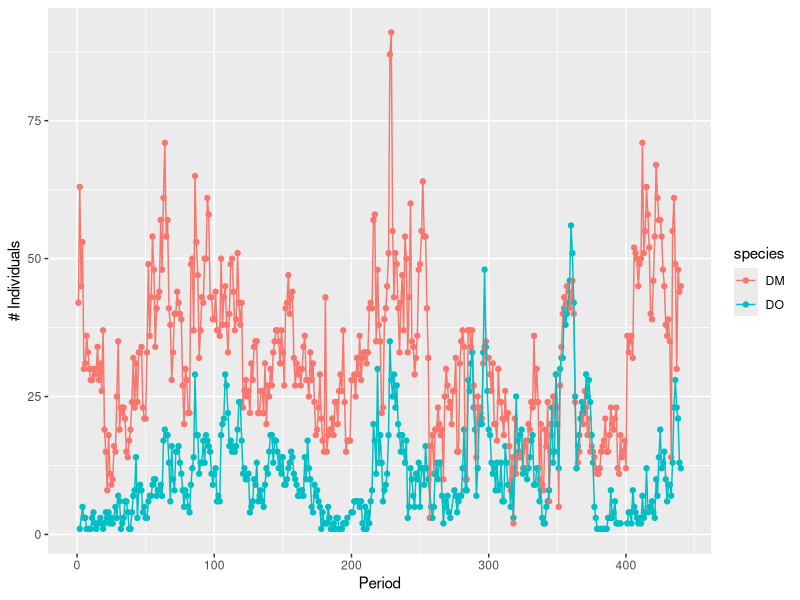
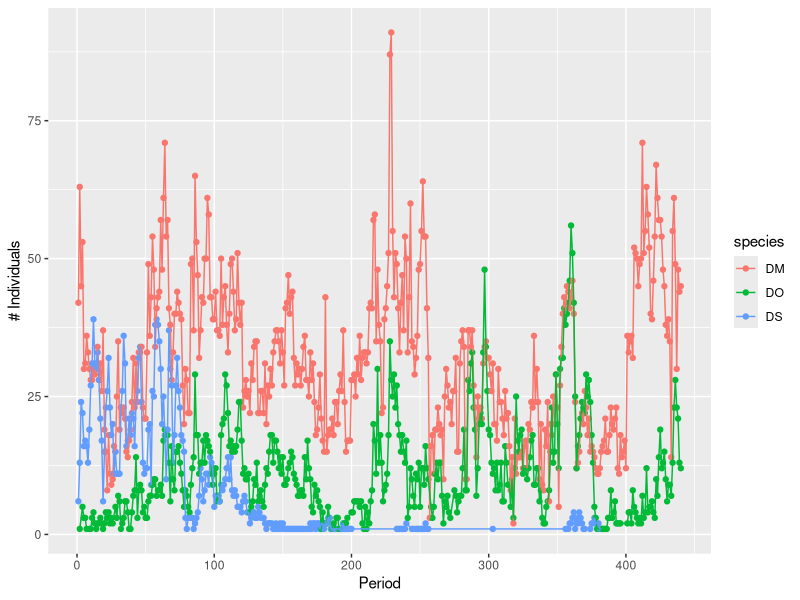
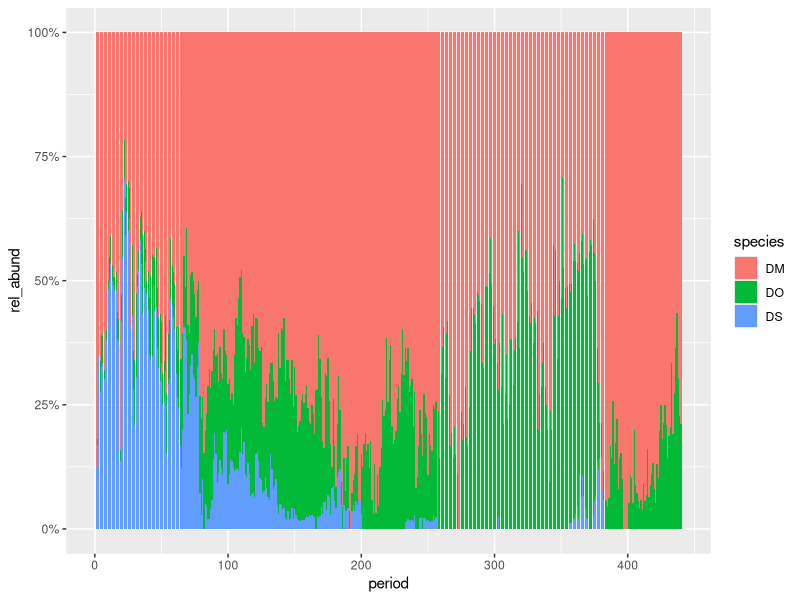
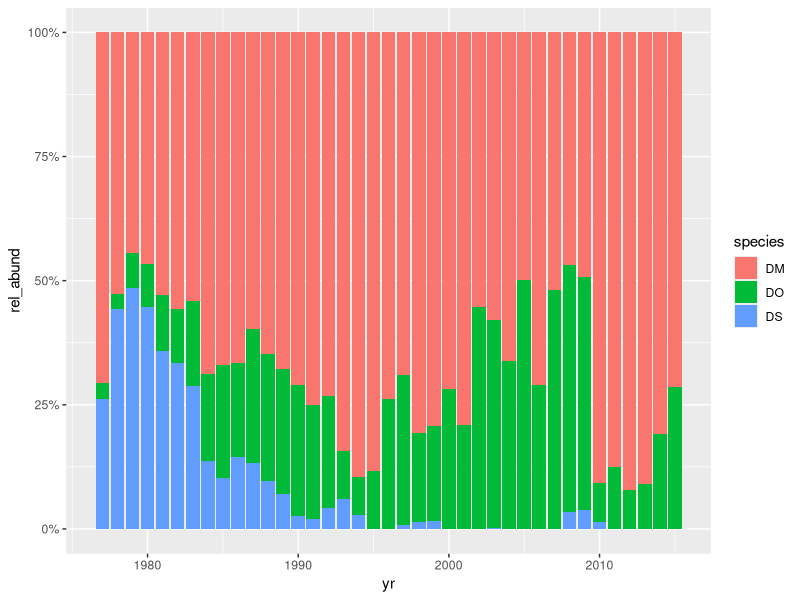

The R source for these figures, in order: (Note: this script raises an error after producing the figures.)
# Creator: Ellen Bledsoe
# This code is for exploring kangaroo rat capture data for the Portal project

# load packages
library(dplyr)
library(ggplot2)
library(scales)

# load data
surveys <- read.csv("data/surveys.csv", header = TRUE)

###
# Krat counts by period
###

# get counts of DM and DO by period
DM_DO_count <- select(surveys, period, species) %>% 
               filter(species == 'DM' | species == 'DO', period > 0) %>% 
               group_by(period, species) %>% 
               summarise(count = n())

# plot DM and DO counts by period
ggplot(DM_DO_count, aes(x = period, y = count)) + 
  geom_point(aes(color = species)) +
  geom_line(aes(color = species)) +
  xlab("Period") +
  ylab("# Individuals")

# save plot output as png
dev.copy(png, 'DM_DO_counts_period.png')
dev.off()

# get counts of DM, DO, and DS by period
Dipo_count_period <- select(surveys, period, species) %>% 
                     filter(species == 'DM' | species == 'DO' | species == 'DS', period > 0) %>% 
                     group_by(period, species) %>% 
                     summarise(count = n())

# plot DM, DO, and DS by period
ggplot(Dipo_count_period, aes(x = period, y = count)) + 
  geom_point(aes(color = species)) +
  geom_line(aes(color = species)) +
  xlab("Period") +
  ylab("# Individuals")

# save plot output as png
dev.copy(png, 'dipo_count_by_period.png')
dev.off()

###
# Relative abundance of Krats
###

# relative abundance of dipos by period
total_dipo_period <- Dipo_count_period %>% 
                     group_by(period) %>% 
                     summarise(total_dipo_period = sum(count))
rel_ab_period <- merge(Dipo_count_period, total_dipo_period, by = "period", all = TRUE)
relative_abundance_per <- rel_ab_period %>% 
                      mutate(rel_abund = count/total_dipo_period)

# plot relative abundance of all dipos per period
ggplot(relative_abundance_per, aes(x = period, y = rel_abund, fill = species)) +
  geom_bar(postition = 'fill', stat = "identity", bin_width = 6, colour = NA) +
  scale_y_continuous(labels = percent_format())

# save plot output as png
dev.copy(png, 'rel_abund_dipos_period.png')
dev.off()

# relative abundance of dipos by year
Dipo_count_year <- select(surveys, yr, period, species) %>% 
                   filter(species == 'DM' | species == 'DO' | species == 'DS', period > 0) %>% 
                      # need to keep period > 0 in because some trapping done outside normal periods
                      # marked by negative period entries
                   group_by(yr, species) %>% 
                   summarise(count = n())
total_dipo_year <- Dipo_count_year %>% 
                   group_by(yr) %>% 
                   summarise(total_dipo_year = sum(count))
rel_ab_yr <- merge(Dipo_count_year, total_dipo_year, by = "yr", all = TRUE)
relative_abundance_yr <- rel_ab_yr %>% 
                         mutate(rel_abund = count/total_dipo_year)

# relative abundance of all dipos per year
ggplot(relative_abundance_yr, aes(x = yr, y = rel_abund, fill = species)) +
  geom_bar(postition = 'fill', stat = "identity", bin_width = 6) +
  scale_y_continuous(labels = percent_format())

# save plot output as png
dev.copy(png, 'rel_abund_dipos_year.png')
dev.off()

###
# All dipos grouped by season
###

# all dipos in periods before the plot switches
Dipos <- filter(surveys, species == 'DM' | species == 'DO' | species == 'DS', period > 0 & period < 437) %>% 
         arrange(yr, mo, plot, species)

find_season <- function(month){
  # function putting each month is a seasonal category
  if (any(month == '1' | month == '2' | month == '3')){
    season = "1"
  } else if (any(month == '4' | month == '5' | month == '6')){
    season = "2"
  } else if (any(month == '7' | month == '8' | month == '9')){
    season = "3"
  } else {
    season = "4"
  }
  return(season)
} 

# adding a column for season to the data 
month_list <- as.list(Dipos$mo)
Dipos$season <- rapply(month_list, find_season)

# grouping by plot/year/season
season_per_year <- select(Dipos, yr, season, plot, species) %>% 
                   group_by(plot, yr, season, species) %>% 
                   summarise(count = n())

# adding seasonal relative abundance column
season_total <- season_per_year %>% 
  group_by(plot, yr, season) %>% 
  summarise(season_total = sum(count))
rel_ab_season <- merge(season_per_year, season_total, by.x = c("plot", "yr", "season"), all = TRUE)
season_rel_abund <- rel_ab_season %>% 
  mutate(rel_abund = count/season_total)

# give each year/season combo a unique id
yr_season_ID <- select(seasonal_rel_abund, yr, season) %>% 
  distinct() 
ordered <- arrange(yr_season_ID, yr)
ordered$season_id <- seq_len(nrow(yr_season_ID))
season_ordered <- merge(seasonal_rel_abund, ordered, by.x = c("yr", "season"), all = TRUE) %>% 
  arrange(yr, season, plot, species)

# plot relative abundance of all dipos per plot per season
ggplot(season_ordered, aes(x = season_id, y = relative_abundance)) +
  geom_bar(stat = "identity", aes(color = species)) +
  facet_wrap(~plot, nrow = 6, ncol = 4)

# save plot output as png
dev.copy(png, 'rel_abund_dipo_season.png')
dev.off()
